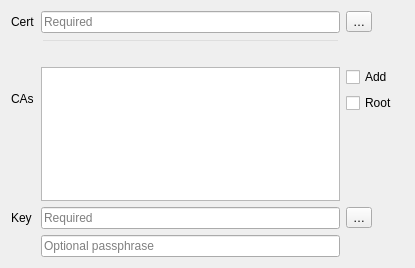
<?xml version="1.0" encoding="UTF-8"?>
<ui version="4.0">
 <class>QgsAuthPkiPathsEdit</class>
 <widget class="QWidget" name="QgsAuthPkiPathsEdit">
  <property name="geometry">
   <rect>
    <x>0</x>
    <y>0</y>
    <width>415</width>
    <height>268</height>
   </rect>
  </property>
  <layout class="QGridLayout" name="gridLayout">
   <item row="0" column="0">
    <widget class="QLabel" name="lblPkiPathsCert">
     <property name="sizePolicy">
      <sizepolicy hsizetype="Maximum" vsizetype="Preferred">
       <horstretch>0</horstretch>
       <verstretch>0</verstretch>
      </sizepolicy>
     </property>
     <property name="text">
      <string>Cert</string>
     </property>
    </widget>
   </item>
   <item row="0" column="1">
    <widget class="QLineEdit" name="lePkiPathsCert">
     <property name="readOnly">
      <bool>true</bool>
     </property>
     <property name="placeholderText">
      <string>Required</string>
     </property>
    </widget>
   </item>
   <item row="1" column="1">
    <widget class="QLineEdit" name="lePkiPathsMsg">
     <property name="styleSheet">
      <string notr="true">background-color: rgba(255, 255, 255, 0);</string>
     </property>
     <property name="readOnly">
      <bool>true</bool>
     </property>
    </widget>
   </item>
   <item row="2" column="0">
    <widget class="QLabel" name="lblCas">
     <property name="text">
      <string>CAs</string>
     </property>
    </widget>
   </item>
   <item row="2" column="1" rowspan="2">
    <widget class="QTreeWidget" name="twCas">
     <property name="editTriggers">
      <set>QAbstractItemView::NoEditTriggers</set>
     </property>
     <property name="selectionMode">
      <enum>QAbstractItemView::NoSelection</enum>
     </property>
     <property name="rootIsDecorated">
      <bool>true</bool>
     </property>
     <property name="columnCount">
      <number>1</number>
     </property>
     <attribute name="headerVisible">
      <bool>false</bool>
     </attribute>
     <column>
      <property name="text">
       <string notr="true">1</string>
      </property>
     </column>
    </widget>
   </item>
   <item row="4" column="0">
    <widget class="QLabel" name="lblPkiPathsKey">
     <property name="sizePolicy">
      <sizepolicy hsizetype="Maximum" vsizetype="Preferred">
       <horstretch>0</horstretch>
       <verstretch>0</verstretch>
      </sizepolicy>
     </property>
     <property name="text">
      <string>Key</string>
     </property>
    </widget>
   </item>
   <item row="4" column="1">
    <widget class="QLineEdit" name="lePkiPathsKey">
     <property name="readOnly">
      <bool>true</bool>
     </property>
     <property name="placeholderText">
      <string>Required</string>
     </property>
    </widget>
   </item>
   <item row="5" column="1">
    <widget class="QgsPasswordLineEdit" name="lePkiPathsKeyPass">
     <property name="echoMode">
      <enum>QLineEdit::Password</enum>
     </property>
     <property name="placeholderText">
      <string>Optional passphrase</string>
     </property>
    </widget>
   </item>
   <item row="6" column="1" colspan="3">
    <spacer name="verticalSpacer">
     <property name="orientation">
      <enum>Qt::Vertical</enum>
     </property>
     <property name="sizeHint" stdset="0">
      <size>
       <width>20</width>
       <height>0</height>
      </size>
     </property>
    </spacer>
   </item>
   <item row="0" column="2">
    <widget class="QToolButton" name="btnPkiPathsCert">
     <property name="text">
      <string>…</string>
     </property>
     <property name="popupMode">
      <enum>QToolButton::InstantPopup</enum>
     </property>
    </widget>
   </item>
   <item row="4" column="2">
    <widget class="QToolButton" name="btnPkiPathsKey">
     <property name="text">
      <string>…</string>
     </property>
     <property name="popupMode">
      <enum>QToolButton::InstantPopup</enum>
     </property>
    </widget>
   </item>
   <item row="2" column="2" rowspan="2">
    <layout class="QVBoxLayout" name="verticalLayout_2">
     <item>
      <widget class="QCheckBox" name="cbAddCas">
       <property name="toolTip">
        <string>Add bundle CAs to the connection</string>
       </property>
       <property name="text">
        <string>Add</string>
       </property>
      </widget>
     </item>
     <item>
      <widget class="QCheckBox" name="cbAddRootCa">
       <property name="toolTip">
        <string>Add also root (self-signed) CA</string>
       </property>
       <property name="text">
        <string>Root</string>
       </property>
      </widget>
     </item>
     <item>
      <spacer name="verticalSpacer_2">
       <property name="orientation">
        <enum>Qt::Vertical</enum>
       </property>
       <property name="sizeHint" stdset="0">
        <size>
         <width>20</width>
         <height>40</height>
        </size>
       </property>
      </spacer>
     </item>
    </layout>
   </item>
  </layout>
 </widget>
 <customwidgets>
  <customwidget>
   <class>QgsPasswordLineEdit</class>
   <extends>QLineEdit</extends>
   <header>qgspasswordlineedit.h</header>
  </customwidget>
 </customwidgets>
 <tabstops>
  <tabstop>lePkiPathsCert</tabstop>
  <tabstop>btnPkiPathsCert</tabstop>
  <tabstop>twCas</tabstop>
  <tabstop>cbAddCas</tabstop>
  <tabstop>cbAddRootCa</tabstop>
  <tabstop>lePkiPathsKey</tabstop>
  <tabstop>btnPkiPathsKey</tabstop>
  <tabstop>lePkiPathsKeyPass</tabstop>
  <tabstop>lePkiPathsMsg</tabstop>
 </tabstops>
 <resources/>
 <connections/>
</ui>
